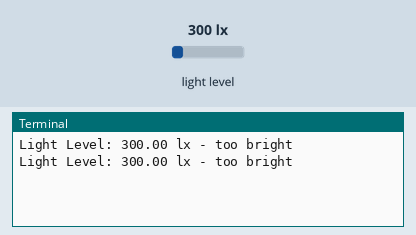
This program was run on a simulated Raspberry Pi (BCM pin numbers). On the bench: the last lines printed to the terminal. Inputs (shaded band) come from the test bench; at power-on: light level 300 lx.

Above: at 1.2 s.
1.3 s: light level set to 40 lx
At 2.8 s:
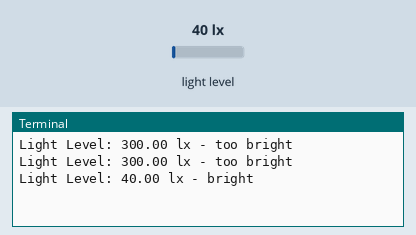
3.5 s: light level set to 0 lx
At 4.8 s:
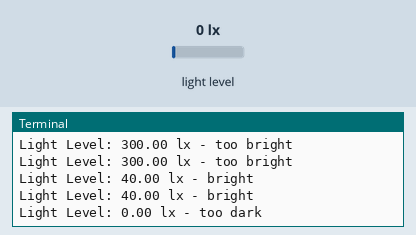

The program:

enlighten.py
```python
#!/usr/bin/python

import smbus
import time

# Light level settings (lx)
LEVEL_HIGH    = 40
LEVEL_BRIGHT  = 30
LEVEL_MEDIUM  = 20
LEVEL_DARK    = 10

# Start measurement at 1 lx resolution.  Time typically 120ms.
ONE_TIME_HIGH_RES_MODE_1 = 0x20

# Start measurement at 0.5 lx resolution. Time typically 120ms.
ONE_TIME_HIGH_RES_MODE_2 = 0x21

# Default device I2C address
DEVICE = 0x23

bus = smbus.SMBus(1)

# Reads data from I2C interface
def enlighten():
    data = bus.read_i2c_block_data(DEVICE, ONE_TIME_HIGH_RES_MODE_1)
    return (data[1] + (256 * data[0])) / 1.2 # convert 2 bytes into lx

# Responds to given light level
def interpret(level):
    if level > LEVEL_HIGH:
        return "too bright"
    if level > LEVEL_BRIGHT:
        return "bright"
    if level > LEVEL_MEDIUM:
        return "medium"
    if level > LEVEL_DARK:
        return "dark"
    return "too dark"

if __name__ == "__main__":
    try:
        while True:
            light = enlighten()
            sense = interpret(light)
            print("Light Level: %.2f lx - %s" % (light, sense))
            time.sleep(1)

    except KeyboardInterrupt:
        print("Measurement stopped by User")
```

Measured:
- after the input at 1.3 s, the terminal: prints a new line after 0.71 s (image 1)
- after the input at 3.5 s, the terminal: prints a new line after 0.52 s (image 2)
